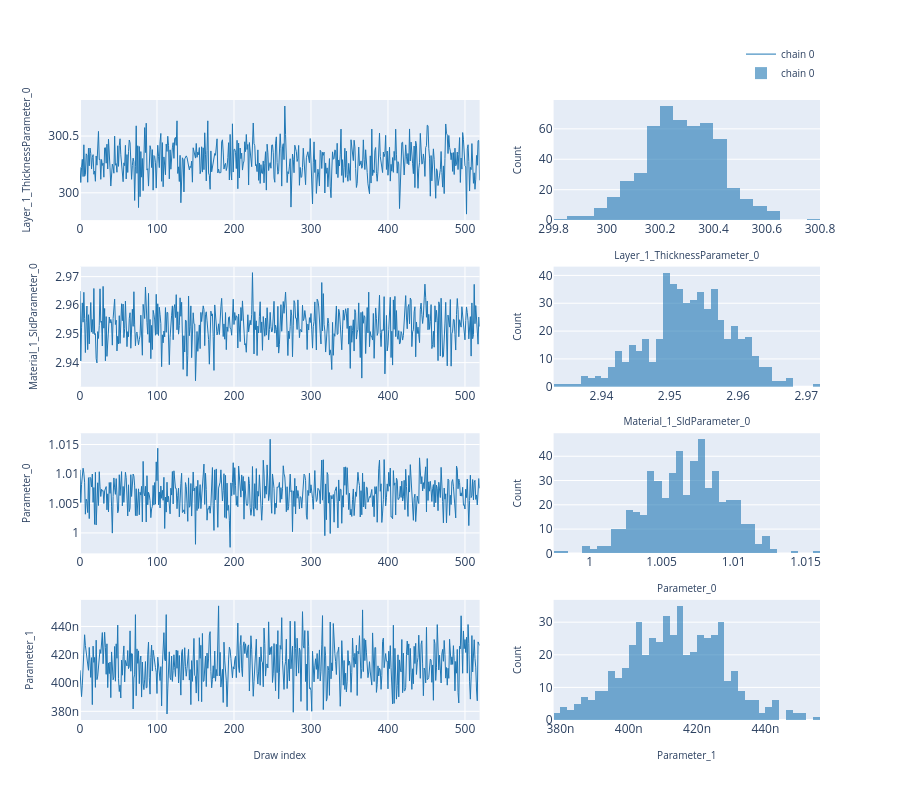

Notebook code for this chart:
### Code cell
# ---- Trace plot -------------------------------------------------------------
# Per-chain trace (left column) and marginal histogram (right column).
# Mirrors the "Traces" sub-tab in the EasyReflectometryApp.

fig = plot_trace(posterior.draws, posterior.param_names, return_figure=True)
fig.show()

### Figure 1 — Plotly figure (JSON) as saved in the notebook; plotly's stock layout.template omitted (floating-point values rounded to 4 significant figures; data arrays with more than 128 entries replaced by an {"elided": "..."} marker saying what was removed)
{"data": [{"legendgroup": "chain 0", "line": {"color": "#1f77b4", "width": 1}, "mode": "lines", "name": "chain 0", "showlegend": true, "type": "scatter", "xaxis": "x", "y": {"elided": "520 float values"}, "yaxis": "y"}, {"legendgroup": "chain 0", "marker": {"color": "#1f77b4"}, "name": "chain 0", "nbinsx": 40, "opacity": 0.6, "showlegend": true, "type": "histogram", "x": {"elided": "520 float values"}, "xaxis": "x2", "yaxis": "y2"}, {"legendgroup": "chain 0", "line": {"color": "#1f77b4", "width": 1}, "mode": "lines", "name": "chain 0", "showlegend": false, "type": "scatter", "xaxis": "x3", "y": {"elided": "520 float values"}, "yaxis": "y3"}, {"legendgroup": "chain 0", "marker": {"color": "#1f77b4"}, "name": "chain 0", "nbinsx": 40, "opacity": 0.6, "showlegend": false, "type": "histogram", "x": {"elided": "520 float values"}, "xaxis": "x4", "yaxis": "y4"}, {"legendgroup": "chain 0", "line": {"color": "#1f77b4", "width": 1}, "mode": "lines", "name": "chain 0", "showlegend": false, "type": "scatter", "xaxis": "x5", "y": {"elided": "520 float values"}, "yaxis": "y5"}, {"legendgroup": "chain 0", "marker": {"color": "#1f77b4"}, "name": "chain 0", "nbinsx": 40, "opacity": 0.6, "showlegend": false, "type": "histogram", "x": {"elided": "520 float values"}, "xaxis": "x6", "yaxis": "y6"}, {"legendgroup": "chain 0", "line": {"color": "#1f77b4", "width": 1}, "mode": "lines", "name": "chain 0", "showlegend": false, "type": "scatter", "xaxis": "x7", "y": {"elided": "520 float values"}, "yaxis": "y7"}, {"legendgroup": "chain 0", "marker": {"color": "#1f77b4"}, "name": "chain 0", "nbinsx": 40, "opacity": 0.6, "showlegend": false, "type": "histogram", "x": {"elided": "520 float values"}, "xaxis": "x8", "yaxis": "y8"}], "layout": {"barmode": "overlay", "height": 800, "legend": {"font": {"size": 10}, "orientation": "h", "x": 1, "xanchor": "right", "y": 1.02, "yanchor": "bottom"}, "xaxis": {"anchor": "y", "domain": [0.0, 0.54]}, "xaxis2": {"anchor": "y2", "domain": [0.64, 1.0], "title": {"font": {"size": 10}, "text": "Layer_1_ThicknessParameter_0"}}, "xaxis3": {"anchor": "y3", "domain": [0.0, 0.54]}, "xaxis4": {"anchor": "y4", "domain": [0.64, 1.0], "title": {"font": {"size": 10}, "text": "Material_1_SldParameter_0"}}, "xaxis5": {"anchor": "y5", "domain": [0.0, 0.54]}, "xaxis6": {"anchor": "y6", "domain": [0.64, 1.0], "title": {"font": {"size": 10}, "text": "Parameter_0"}}, "xaxis7": {"anchor": "y7", "domain": [0.0, 0.54], "title": {"font": {"size": 10}, "text": "Draw index"}}, "xaxis8": {"anchor": "y8", "domain": [0.64, 1.0], "title": {"font": {"size": 10}, "text": "Parameter_1"}}, "yaxis": {"anchor": "x", "domain": [0.8063, 1.0], "title": {"font": {"size": 10}, "text": "Layer_1_ThicknessParameter_0"}}, "yaxis2": {"anchor": "x2", "domain": [0.8063, 1.0], "title": {"font": {"size": 10}, "text": "Count"}}, "yaxis3": {"anchor": "x3", "domain": [0.5375, 0.7312], "title": {"font": {"size": 10}, "text": "Material_1_SldParameter_0"}}, "yaxis4": {"anchor": "x4", "domain": [0.5375, 0.7312], "title": {"font": {"size": 10}, "text": "Count"}}, "yaxis5": {"anchor": "x5", "domain": [0.2687, 0.4625], "title": {"font": {"size": 10}, "text": "Parameter_0"}}, "yaxis6": {"anchor": "x6", "domain": [0.2687, 0.4625], "title": {"font": {"size": 10}, "text": "Count"}}, "yaxis7": {"anchor": "x7", "domain": [0.0, 0.1938], "title": {"font": {"size": 10}, "text": "Parameter_1"}}, "yaxis8": {"anchor": "x8", "domain": [0.0, 0.1938], "title": {"font": {"size": 10}, "text": "Count"}}}}
